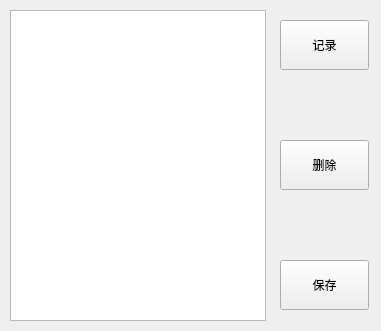
<?xml version="1.0" encoding="UTF-8"?>
<ui version="4.0">
 <class>arm5d_teach_record</class>
 <widget class="QWidget" name="arm5d_teach_record">
  <property name="geometry">
   <rect>
    <x>0</x>
    <y>0</y>
    <width>381</width>
    <height>331</height>
   </rect>
  </property>
  <property name="windowTitle">
   <string>示教记录</string>
  </property>
  <widget class="QPushButton" name="pushButton_2">
   <property name="geometry">
    <rect>
     <x>280</x>
     <y>20</y>
     <width>89</width>
     <height>50</height>
    </rect>
   </property>
   <property name="text">
    <string>记录</string>
   </property>
  </widget>
  <widget class="QPushButton" name="pushButton_3">
   <property name="geometry">
    <rect>
     <x>280</x>
     <y>260</y>
     <width>89</width>
     <height>50</height>
    </rect>
   </property>
   <property name="text">
    <string>保存</string>
   </property>
  </widget>
  <widget class="QListWidget" name="listWidget">
   <property name="geometry">
    <rect>
     <x>10</x>
     <y>10</y>
     <width>256</width>
     <height>311</height>
    </rect>
   </property>
  </widget>
  <widget class="QPushButton" name="pushButton_4">
   <property name="geometry">
    <rect>
     <x>280</x>
     <y>140</y>
     <width>89</width>
     <height>50</height>
    </rect>
   </property>
   <property name="text">
    <string>删除</string>
   </property>
  </widget>
 </widget>
 <resources/>
 <connections>
  <connection>
   <sender>pushButton_4</sender>
   <signal>clicked()</signal>
   <receiver>arm5d_teach_record</receiver>
   <slot>delete_data()</slot>
   <hints>
    <hint type="sourcelabel">
     <x>321</x>
     <y>155</y>
    </hint>
    <hint type="destinationlabel">
     <x>306</x>
     <y>183</y>
    </hint>
   </hints>
  </connection>
  <connection>
   <sender>pushButton_2</sender>
   <signal>clicked()</signal>
   <receiver>arm5d_teach_record</receiver>
   <slot>take_record()</slot>
   <hints>
    <hint type="sourcelabel">
     <x>329</x>
     <y>258</y>
    </hint>
    <hint type="destinationlabel">
     <x>355</x>
     <y>194</y>
    </hint>
   </hints>
  </connection>
  <connection>
   <sender>pushButton_3</sender>
   <signal>clicked()</signal>
   <receiver>arm5d_teach_record</receiver>
   <slot>save_teach_file()</slot>
   <hints>
    <hint type="sourcelabel">
     <x>340</x>
     <y>331</y>
    </hint>
    <hint type="destinationlabel">
     <x>311</x>
     <y>353</y>
    </hint>
   </hints>
  </connection>
  <connection>
   <sender>listWidget</sender>
   <signal>clicked(QModelIndex)</signal>
   <receiver>arm5d_teach_record</receiver>
   <slot>get_click_line()</slot>
   <hints>
    <hint type="sourcelabel">
     <x>219</x>
     <y>149</y>
    </hint>
    <hint type="destinationlabel">
     <x>332</x>
     <y>97</y>
    </hint>
   </hints>
  </connection>
 </connections>
 <slots>
  <slot>new_teach_file()</slot>
  <slot>delete_data()</slot>
  <slot>take_record()</slot>
  <slot>save_teach_file()</slot>
  <slot>get_click_line()</slot>
 </slots>
</ui>
